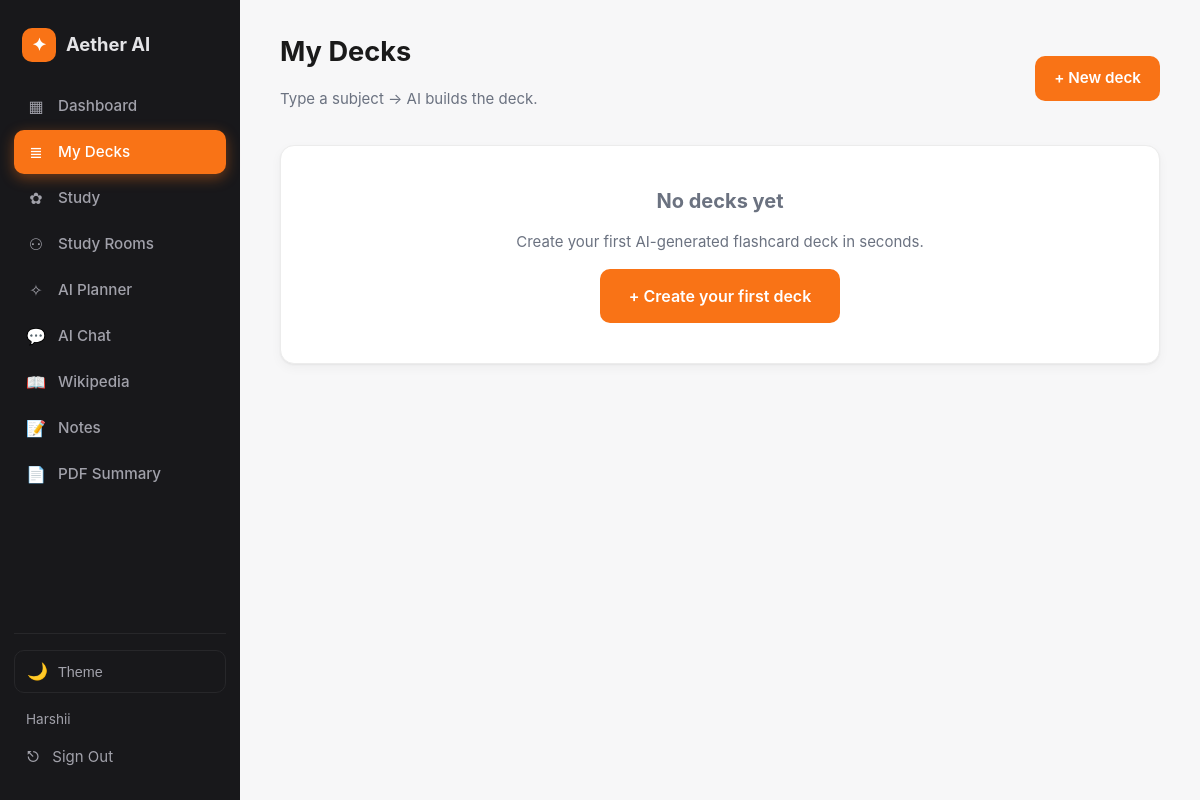
The page /decks/ (signed in) on the database as committed earlier.
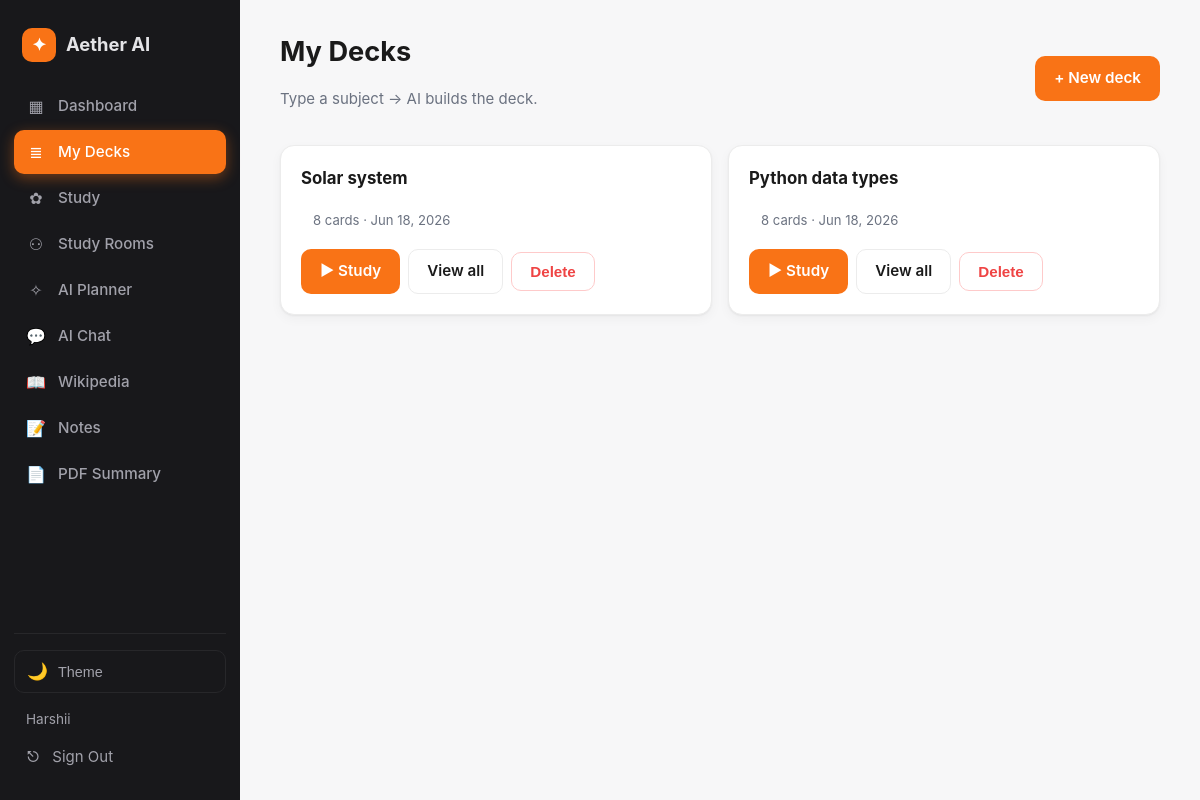
The same page on the database as committed later.
### app/models.py (models this page shows, shortened)
class User(UserMixin, db.Model):
    __tablename__ = "users"
    id = db.Column(db.Integer, primary_key=True)
    email = db.Column(db.String(120), unique=True, nullable=False)
    name = db.Column(db.String(80), nullable=False, default="Learner")
    password_hash = db.Column(db.String(256), nullable=False)
    created_at = db.Column(db.DateTime, default=datetime.utcnow)
    notes = db.relationship("Note", backref="user", cascade="all,delete", lazy=True)
    decks = db.relationship("Deck", backref="user", cascade="all,delete", lazy=True)
    quizzes = db.relationship("Quiz", backref="user", cascade="all,delete", lazy=True)
    sessions = db.relationship("ChatSession", backref="user", cascade="all,delete", lazy=True)
    plans = db.relationship("StudyPlan", backref="user", cascade="all,delete", lazy=True)
    rooms = db.relationship("StudyRoom", backref="user", cascade="all,delete", lazy=True)
    activities = db.relationship("StudyActivity", backref="user", cascade="all,delete", lazy=True)

class Deck(db.Model):
    __tablename__ = "decks"
    id = db.Column(db.Integer, primary_key=True)
    user_id = db.Column(db.Integer, db.ForeignKey("users.id"), nullable=False)
    title = db.Column(db.String(200), nullable=False)
    created_at = db.Column(db.DateTime, default=datetime.utcnow)
    cards = db.relationship("Flashcard", backref="deck", cascade="all,delete", lazy=True)

### app/routes/flashcards.py (the view)
@flashcards_bp.route("/")
@login_required
def index():
    decks = (Deck.query.filter_by(user_id=current_user.id)
             .order_by(Deck.created_at.desc()).all())
    return render_template("flashcards/list.html", decks=decks)

### app/templates/flashcards/list.html
{% extends "base.html" %}
{% block content %}
<div class="page-head row-between">
  <div>
    <h1>My Decks</h1>
    <p class="muted">Type a subject → AI builds the deck.</p>
  </div>
  <a class="btn" href="{{ url_for('flashcards.new') }}">+ New deck</a>
</div>
{% if decks %}
<div class="grid-3">
  {% for d in decks %}
    <div class="card deck-card">
      <h3>{{ d.title }}</h3>
      <p class="muted small">
        {{ d.cards|length }} cards · {{ d.created_at.strftime('%b %d, %Y') }}
      </p>
      <div class="row-gap">
        <a class="btn" href="{{ url_for('flashcards.study', deck_id=d.id) }}">▶ Study</a>
        <a class="btn-outline" href="{{ url_for('flashcards.view', deck_id=d.id) }}">View all</a>
        <form method="POST" action="{{ url_for('flashcards.delete', deck_id=d.id) }}"
              onsubmit="return confirm('Delete this deck?')">
          <button class="btn-outline danger">Delete</button>
        </form>
      </div>
    </div>
  {% endfor %}
</div>
{% else %}
  <div class="card empty">
    <h2 class="muted">No decks yet</h2>
    <p class="muted">Create your first AI-generated flashcard deck in seconds.</p>
    <a class="btn btn-lg" href="{{ url_for('flashcards.new') }}">+ Create your first deck</a>
  </div>
{% endif %}
{% endblock %}

### app/templates/base.html (shortened to what this page needs)
<!DOCTYPE html>
<html lang="en">
<head>
  <link rel="stylesheet" href="{{ url_for('static', filename='css/styles.css') }}">
</head>
<body class="{% if current_user.is_authenticated %}has-sidebar{% endif %}">
{% if current_user.is_authenticated %}
  <aside class="sidebar" id="sidebar">
    <a class="brand" href="{{ url_for('dashboard.index') }}">
      <span class="brand-logo">✦</span>
      <span class="brand-name">{{ BRAND }}</span>
    </a>
    <nav class="side-nav">
      <a href="{{ url_for('dashboard.index') }}"
         class="{% if request.endpoint == 'dashboard.index' %}active{% endif %}">
        <span class="ico">▦</span> Dashboard
      </a>
      <a href="{{ url_for('flashcards.index') }}"
         class="{% if request.blueprint == 'flashcards' %}active{% endif %}">
        <span class="ico">≣</span> My Decks
      </a>
      <a href="{{ url_for('quizzes.index') }}"
         class="{% if request.blueprint == 'quizzes' %}active{% endif %}">
        <span class="ico">✿</span> Study
      </a>
      <a href="{{ url_for('rooms.index') }}"
         class="{% if request.blueprint == 'rooms' %}active{% endif %}">
        <span class="ico">⚇</span> Study Rooms
      </a>
      <a href="{{ url_for('planner.index') }}"
         class="{% if request.blueprint == 'planner' %}active{% endif %}">
        <span class="ico">✧</span> AI Planner
      </a>
      <a href="{{ url_for('chat.index') }}"
         class="{% if request.blueprint == 'chat' %}active{% endif %}">
        <span class="ico">💬</span> AI Chat
      </a>
      <a href="{{ url_for('wikipedia.index') }}"
         class="{% if request.blueprint == 'wikipedia' %}active{% endif %}">
        <span class="ico">📖</span> Wikipedia
      </a>
      <a href="{{ url_for('notes.index') }}"
         class="{% if request.blueprint == 'notes' %}active{% endif %}">
        <span class="ico">📝</span> Notes
      </a>
      <a href="{{ url_for('pdf.index') }}"
         class="{% if request.blueprint == 'pdf' %}active{% endif %}">
        <span class="ico">📄</span> PDF Summary
      </a>
    </nav>
        <div class="side-bottom">
      <button class="theme-toggle" id="theme-toggle" aria-label="Toggle dark mode">
        <span class="theme-icon-dark">🌙</span>
        <span class="theme-label">Theme</span>
      </button>
      <div class="user-line">{{ current_user.name }}</div>
      <a class="side-logout" href="{{ url_for('auth.logout') }}">
        <span class="ico">⎋</span> Sign Out
      </a>
    </div>
  </aside>
{% endif %}
<main class="{% if current_user.is_authenticated %}content{% else %}container{% endif %}">
  {% block content %}{% endblock %}
</main>
</body>
</html>

### app/static/css/styles.css (style rules this page uses)
:root, [data-theme="light"] { --bg: #f7f7f8; --surface: #ffffff; --surface-2: #fafafa; --text: #1a1a1a; --muted: #6b7280; --border: #ececec; --input-bg: #ffffff; --accent: #f97316; --accent-soft: #ffedd5; --accent-dark: #ea580c; --good: #10b981; --good-soft: #d1fae5; --good-text: #065f46; --bad: #ef4444; --bad-soft: #fee2e2; --bad-text: #991b1b; --sidebar: #18181b; --sidebar-soft: #27272a; --sidebar-text: #e4e4e7; --sidebar-muted: #a1a1aa; --shadow: 0 1px 2px rgba(0,0,0,0.05), 0 4px 12px rgba(0,0,0,0.04); --code-bg: #1f2937; --code-text: #f3f4f6; --radius: 14px; }
html { transition: background-color 0.3s, color 0.3s; }
body, .card, .input, .textarea, .sidebar, .stat-card, .opt { transition: background-color 0.2s, color 0.2s, border-color 0.2s; }
* { box-sizing: border-box; }
html, body { margin: 0; padding: 0; }
body { font-family: -apple-system, "Segoe UI", Roboto, "Helvetica Neue", sans-serif; background: var(--bg); color: var(--text); min-height: 100vh; font-size: 15px; line-height: 1.5; }
a { color: var(--accent-dark); text-decoration: none; }
h1 { font-size: 1.7rem; margin: 0 0 6px; }
h3 { font-size: 1.05rem; margin: 0 0 6px; }
.muted { color: var(--muted); }
.small { font-size: 0.85rem; }
body.has-sidebar { display: flex; min-height: 100vh; }
.sidebar { width: 240px; background: var(--sidebar); color: var(--sidebar-text); display: flex; flex-direction: column; padding: 22px 14px; position: sticky; top: 0; height: 100vh; }
.brand { display: flex; align-items: center; gap: 10px; padding: 6px 8px 22px; font-weight: 700; font-size: 1.15rem; color: var(--sidebar-text); text-decoration: none; }
.brand-logo { display: inline-flex; align-items: center; justify-content: center; width: 34px; height: 34px; border-radius: 10px; background: var(--accent); color: white; font-size: 1.1rem; font-weight: 700; }
.side-nav { display: flex; flex-direction: column; gap: 2px; }
.side-nav a { display: flex; align-items: center; gap: 12px; padding: 10px 12px; border-radius: 10px; color: var(--sidebar-muted); text-decoration: none; font-weight: 500; font-size: 0.95rem; }
.side-nav a.active { background: var(--accent); color: white; box-shadow: 0 4px 14px rgba(249,115,22,0.4); }
.side-nav .ico { display: inline-flex; align-items: center; justify-content: center; width: 20px; font-size: 1rem; }
.side-bottom { margin-top: auto; padding-top: 16px; border-top: 1px solid var(--sidebar-soft); }
.user-line { color: var(--sidebar-muted); padding: 6px 12px; font-size: 0.85rem; }
.side-logout { display: flex; align-items: center; gap: 12px; padding: 10px 12px; border-radius: 10px; color: var(--sidebar-muted); text-decoration: none; }
.content { flex: 1; padding: 32px 40px; max-width: calc(100vw - 240px); overflow-x: hidden; }
.btn, .btn-lg, .btn-outline { display: inline-flex; align-items: center; justify-content: center; gap: 8px; padding: 10px 18px; border-radius: 10px; font-weight: 600; font-size: 0.95rem; cursor: pointer; border: 1px solid transparent; background: var(--accent); color: white; text-decoration: none; transition: all 0.15s; }
.btn-outline { background: var(--surface); color: var(--text); border-color: var(--border); }
.danger { color: var(--bad); border-color: #fecaca; }
.small { font-size: 0.82rem; padding: 6px 12px; }
.card { background: var(--surface); border: 1px solid var(--border); border-radius: var(--radius); padding: 20px; box-shadow: var(--shadow); }
.page-head { margin-bottom: 20px; }
.row-between { display: flex; justify-content: space-between; align-items: center; gap: 16px; flex-wrap: wrap; }
.row-gap { display: flex; gap: 8px; flex-wrap: wrap; align-items: center; margin-top: 12px; }
.grid-3 { display: grid; grid-template-columns: repeat(auto-fit, minmax(260px, 1fr)); gap: 16px; }
.theme-toggle { display: flex; align-items: center; gap: 10px; width: 100%; padding: 10px 12px; border: 1px solid var(--sidebar-soft); border-radius: 10px; background: transparent; color: var(--sidebar-muted); cursor: pointer; font-size: 0.9rem; margin-bottom: 10px; transition: all 0.15s; }
.theme-icon-light, .theme-icon-dark { font-size: 1.05rem; }
[data-theme="light"] .theme-icon-dark { display: inline; }
.theme-label { flex: 1; text-align: left; }
.card, .msg, .flash, .day-card { animation: fadeIn 0.3s ease-out; }

Rows that differ between the two databases and show on the page:
added Deck: title "Solar system", cards|length "8", created_at "Jun 18, 2026"
added Deck: title "Python data types", cards|length "8", created_at "Jun 18, 2026"
Other text that changed with them:
text no longer shown: "No decks yet Create your first AI-generated flashcard deck in seconds. + Create your first deck"
